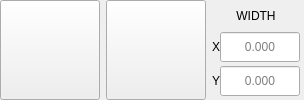
                   <widget class="QWidget" name="widget_cal_square" native="true">
                    <property name="sizePolicy">
                     <sizepolicy hsizetype="Preferred" vsizetype="Preferred">
                      <horstretch>0</horstretch>
                      <verstretch>0</verstretch>
                     </sizepolicy>
                    </property>
                    <property name="minimumSize">
                     <size>
                      <width>0</width>
                      <height>100</height>
                     </size>
                    </property>
                    <property name="maximumSize">
                     <size>
                      <width>16777215</width>
                      <height>16777215</height>
                     </size>
                    </property>
                    <layout class="QHBoxLayout" name="horizontalLayout_7" stretch="0,0,0">
                     <property name="spacing">
                      <number>6</number>
                     </property>
                     <property name="leftMargin">
                      <number>0</number>
                     </property>
                     <property name="topMargin">
                      <number>0</number>
                     </property>
                     <property name="rightMargin">
                      <number>4</number>
                     </property>
                     <property name="bottomMargin">
                      <number>0</number>
                     </property>
                     <item>
                      <widget class="QPushButton" name="probe_cal_square_boss">
                       <property name="sizePolicy">
                        <sizepolicy hsizetype="Preferred" vsizetype="Preferred">
                         <horstretch>0</horstretch>
                         <verstretch>0</verstretch>
                        </sizepolicy>
                       </property>
                       <property name="minimumSize">
                        <size>
                         <width>100</width>
                         <height>100</height>
                        </size>
                       </property>
                       <property name="maximumSize">
                        <size>
                         <width>100</width>
                         <height>100</height>
                        </size>
                       </property>
                       <property name="focusPolicy">
                        <enum>Qt::StrongFocus</enum>
                       </property>
                       <property name="toolTip">
                        <string>calibrate with square boss</string>
                       </property>
                       <property name="statusTip">
                        <string/>
                       </property>
                       <property name="text">
                        <string/>
                       </property>
                       <property name="icon">
                        <iconset>
                         <normalon>basic_probe_icons/rect_boss.png</normalon>
                        </iconset>
                       </property>
                       <property name="iconSize">
                        <size>
                         <width>80</width>
                         <height>80</height>
                        </size>
                       </property>
                       <property name="probe" stdset="0">
                        <string>probe_cal_square_boss</string>
                       </property>
                       <attribute name="buttonGroup">
                        <string notr="true">cal_buttonGroup</string>
                       </attribute>
                      </widget>
                     </item>
                     <item>
                      <widget class="QPushButton" name="probe_cal_square_pocket">
                       <property name="sizePolicy">
                        <sizepolicy hsizetype="Preferred" vsizetype="Preferred">
                         <horstretch>0</horstretch>
                         <verstretch>0</verstretch>
                        </sizepolicy>
                       </property>
                       <property name="minimumSize">
                        <size>
                         <width>100</width>
                         <height>100</height>
                        </size>
                       </property>
                       <property name="maximumSize">
                        <size>
                         <width>100</width>
                         <height>100</height>
                        </size>
                       </property>
                       <property name="focusPolicy">
                        <enum>Qt::StrongFocus</enum>
                       </property>
                       <property name="toolTip">
                        <string>calibrate with square pocket</string>
                       </property>
                       <property name="statusTip">
                        <string/>
                       </property>
                       <property name="text">
                        <string/>
                       </property>
                       <property name="icon">
                        <iconset>
                         <normalon>basic_probe_icons/rect_pocket.png</normalon>
                        </iconset>
                       </property>
                       <property name="iconSize">
                        <size>
                         <width>80</width>
                         <height>80</height>
                        </size>
                       </property>
                       <property name="probe" stdset="0">
                        <string>probe_cal_square_pocket</string>
                       </property>
                       <attribute name="buttonGroup">
                        <string notr="true">cal_buttonGroup</string>
                       </attribute>
                      </widget>
                     </item>
                     <item>
                      <widget class="QWidget" name="widget_cal_width" native="true">
                       <property name="maximumSize">
                        <size>
                         <width>16777215</width>
                         <height>100</height>
                        </size>
                       </property>
                       <layout class="QVBoxLayout" name="verticalLayout_6" stretch="0,1,1">
                        <property name="spacing">
                         <number>0</number>
                        </property>
                        <property name="leftMargin">
                         <number>0</number>
                        </property>
                        <property name="topMargin">
                         <number>0</number>
                        </property>
                        <property name="rightMargin">
                         <number>0</number>
                        </property>
                        <property name="bottomMargin">
                         <number>0</number>
                        </property>
                        <item>
                         <widget class="QLabel" name="hint_label_3">
                          <property name="sizePolicy">
                           <sizepolicy hsizetype="Preferred" vsizetype="Preferred">
                            <horstretch>0</horstretch>
                            <verstretch>0</verstretch>
                           </sizepolicy>
                          </property>
                          <property name="minimumSize">
                           <size>
                            <width>0</width>
                            <height>24</height>
                           </size>
                          </property>
                          <property name="maximumSize">
                           <size>
                            <width>16777215</width>
                            <height>24</height>
                           </size>
                          </property>
                          <property name="text">
                           <string>WIDTH</string>
                          </property>
                          <property name="alignment">
                           <set>Qt::AlignCenter</set>
                          </property>
                         </widget>
                        </item>
                        <item>
                         <layout class="QHBoxLayout" name="horizontalLayout_8">
                          <property name="leftMargin">
                           <number>0</number>
                          </property>
                          <item>
                           <widget class="QLabel" name="label_103">
                            <property name="sizePolicy">
                             <sizepolicy hsizetype="Preferred" vsizetype="Preferred">
                              <horstretch>0</horstretch>
                              <verstretch>0</verstretch>
                             </sizepolicy>
                            </property>
                            <property name="minimumSize">
                             <size>
                              <width>0</width>
                              <height>24</height>
                             </size>
                            </property>
                            <property name="maximumSize">
                             <size>
                              <width>16777215</width>
                              <height>24</height>
                             </size>
                            </property>
                            <property name="lineWidth">
                             <number>0</number>
                            </property>
                            <property name="text">
                             <string>X</string>
                            </property>
                            <property name="alignment">
                             <set>Qt::AlignCenter</set>
                            </property>
                            <property name="indent">
                             <number>0</number>
                            </property>
                           </widget>
                          </item>
                          <item>
                           <widget class="QLineEdit" name="lineEdit_cal_x_width">
                            <property name="sizePolicy">
                             <sizepolicy hsizetype="Preferred" vsizetype="Preferred">
                              <horstretch>0</horstretch>
                              <verstretch>0</verstretch>
                             </sizepolicy>
                            </property>
                            <property name="minimumSize">
                             <size>
                              <width>0</width>
                              <height>30</height>
                             </size>
                            </property>
                            <property name="maximumSize">
                             <size>
                              <width>80</width>
                              <height>30</height>
                             </size>
                            </property>
                            <property name="focusPolicy">
                             <enum>Qt::ClickFocus</enum>
                            </property>
                            <property name="styleSheet">
                             <string notr="true"/>
                            </property>
                            <property name="text">
                             <string/>
                            </property>
                            <property name="maxLength">
                             <number>10</number>
                            </property>
                            <property name="cursorPosition">
                             <number>0</number>
                            </property>
                            <property name="alignment">
                             <set>Qt::AlignCenter</set>
                            </property>
                            <property name="placeholderText">
                             <string>0.000</string>
                            </property>
                           </widget>
                          </item>
                         </layout>
                        </item>
                        <item>
                         <layout class="QHBoxLayout" name="horizontalLayout_4">
                          <property name="leftMargin">
                           <number>0</number>
                          </property>
                          <item>
                           <widget class="QLabel" name="label_107">
                            <property name="sizePolicy">
                             <sizepolicy hsizetype="Preferred" vsizetype="Preferred">
                              <horstretch>0</horstretch>
                              <verstretch>0</verstretch>
                             </sizepolicy>
                            </property>
                            <property name="minimumSize">
                             <size>
                              <width>0</width>
                              <height>24</height>
                             </size>
                            </property>
                            <property name="maximumSize">
                             <size>
                              <width>16777215</width>
                              <height>24</height>
                             </size>
                            </property>
                            <property name="lineWidth">
                             <number>0</number>
                            </property>
                            <property name="text">
                             <string>Y</string>
                            </property>
                            <property name="alignment">
                             <set>Qt::AlignCenter</set>
                            </property>
                            <property name="indent">
                             <number>0</number>
                            </property>
                           </widget>
                          </item>
                          <item>
                           <widget class="QLineEdit" name="lineEdit_cal_y_width">
                            <property name="sizePolicy">
                             <sizepolicy hsizetype="Preferred" vsizetype="Preferred">
                              <horstretch>0</horstretch>
                              <verstretch>0</verstretch>
                             </sizepolicy>
                            </property>
                            <property name="minimumSize">
                             <size>
                              <width>0</width>
                              <height>30</height>
                             </size>
                            </property>
                            <property name="maximumSize">
                             <size>
                              <width>80</width>
                              <height>30</height>
                             </size>
                            </property>
                            <property name="focusPolicy">
                             <enum>Qt::ClickFocus</enum>
                            </property>
                            <property name="styleSheet">
                             <string notr="true"/>
                            </property>
                            <property name="text">
                             <string/>
                            </property>
                            <property name="maxLength">
                             <number>10</number>
                            </property>
                            <property name="alignment">
                             <set>Qt::AlignCenter</set>
                            </property>
                            <property name="placeholderText">
                             <string>0.000</string>
                            </property>
                           </widget>
                          </item>
                         </layout>
                        </item>
                       </layout>
                      </widget>
                     </item>
                    </layout>
                   </widget>
